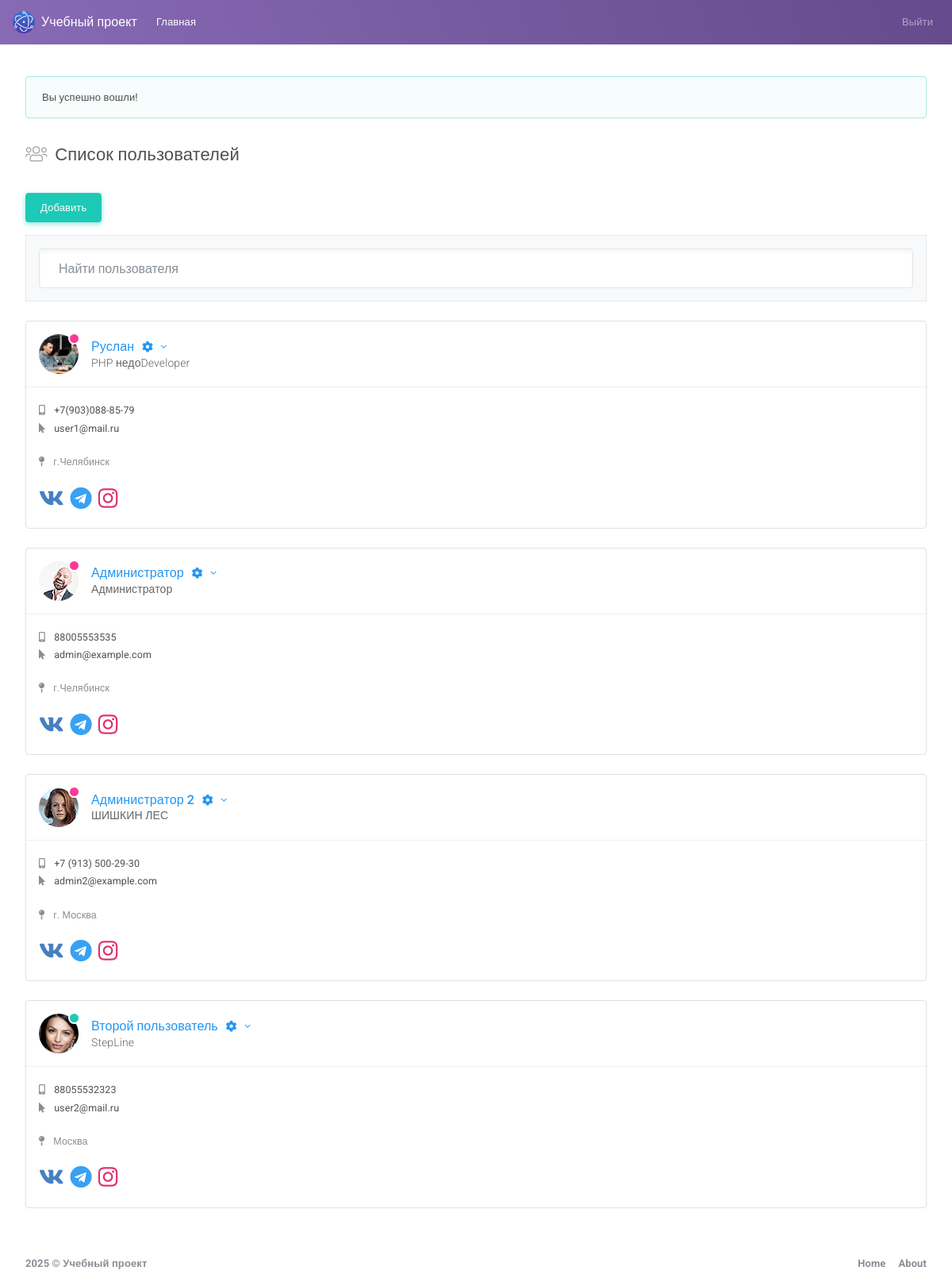
Screenshot of /users.php (signed in) with the database file from the repository.
### tables this page shows
CREATE TABLE `users` (
  `id` int(11) NOT NULL,
  `email` varchar(255) NOT NULL,
  `password` varchar(255) NOT NULL,
  `username` varchar(255) NOT NULL DEFAULT 'Новый пользователь',
  `role` varchar(255) NOT NULL DEFAULT 'user',
  `job_title` varchar(255) DEFAULT NULL,
  `status` varchar(255) DEFAULT 'danger',
  `image` varchar(255) DEFAULT NULL,
  `phone` varchar(255) DEFAULT NULL,
  `address` varchar(255) DEFAULT NULL,
  `vk` varchar(255) DEFAULT NULL,
  `telegram` varchar(255) DEFAULT NULL,
  `instagram` varchar(255) DEFAULT NULL
);

### users.php (the view, shortened to what this page needs)
<?php
require_once 'app/functions.php';
$pdo = dbConnect();
$users = get_users($pdo);
?>
<!DOCTYPE html>
<html lang="en">
<head>
    <link id="vendorsbundle" rel="stylesheet" media="screen, print" href="css/vendors.bundle.css">
    <link id="appbundle" rel="stylesheet" media="screen, print" href="css/app.bundle.css">
    <link id="myskin" rel="stylesheet" media="screen, print" href="css/skins/skin-master.css">
    <link rel="stylesheet" media="screen, print" href="css/fa-solid.css">
    <link rel="stylesheet" media="screen, print" href="css/fa-brands.css">
</head>
    <body class="mod-bg-1 mod-nav-link">
        <nav class="navbar navbar-expand-lg navbar-dark bg-primary bg-primary-gradient">
            <a class="navbar-brand d-flex align-items-center fw-500" href="users.php"><img alt="logo" class="d-inline-block align-top mr-2" src="img/logo.png"> Учебный проект</a>
            <div class="collapse navbar-collapse" id="navbarColor02">
                <ul class="navbar-nav mr-auto">
                    <li class="nav-item active">
                        <a class="nav-link" href="users.php ">Главная <span class="sr-only">(current)</span></a>
                    </li>
                </ul>
                <ul class="navbar-nav ml-auto">
                    <?php if (is_logged_in()):?>
                        <li class="nav-item">
                            <a class="nav-link" href="app/logout.php">Выйти</a>
                        </li>
                    <?php endif;?>
                </ul>
            </div>
        </nav>
        <main id="js-page-content" role="main" class="page-content mt-3">
            <?php display_flash_message('success'); ?>
            <div class="subheader">
                <h1 class="subheader-title">
                    <i class='subheader-icon fal fa-users'></i> Список пользователей
                </h1>
            </div>
            <div class="row">
                <div class="col-xl-12">
                    <?php if (is_admin(get_auth_user())):?>
                    <a class="btn btn-success" href="create_user.php">Добавить</a>
                    <?php endif; ?>
                    <div class="border-faded bg-faded p-3 mb-g d-flex mt-3">
                        <input type="text" id="js-filter-contacts" name="filter-contacts" class="form-control shadow-inset-2 form-control-lg" placeholder="Найти пользователя">
                    </div>
                </div>
            </div>
            <div class="row" id="js-contacts">
                <?php foreach ($users as $user):?>
                <div class="col-xl-4">
                    <div id="c_1" class="card border shadow-0 mb-g shadow-sm-hover" data-filter-tags="<?=$user['username']?>">
                        <div class="card-body border-faded border-top-0 border-left-0 border-right-0 rounded-top">
                            <div class="d-flex flex-row align-items-center">
                                <span class="status status-<?=$user['status']?> mr-3">
                                    <?php if ($user['image'] !== NULL): ?>
                                    <span class="rounded-circle profile-image d-block " style="background-image:url('img/demo/avatars/<?=$user['image']?>'); background-size: cover;"></span>
                                    <?php else:?>
                                     <span class="rounded-circle profile-image d-block " style="background-image:url('img/demo/avatars/avatar-m.png'); background-size: cover;"></span>
                                    <?php endif;?>
                                </span>
                                <div class="info-card-text flex-1">
                                    <a href="page_profile.php?id=<?=$user['id']?>" class="fs-xl text-truncate text-truncate-lg text-info" data-toggle="dropdown" aria-expanded="false">
                                        <?=$user['username']?>
                                        <?php if(is_admin(get_auth_user()) || is_equal($user, get_auth_user())):?>
                                        <i class="fal fas fa-cog fa-fw d-inline-block ml-1 fs-md"></i>
                                        <i class="fal fa-angle-down d-inline-block ml-1 fs-md"></i>
                                        <?php endif;?>
                                    </a>
                                    <span class="text-truncate text-truncate-xl"> <?=$user['job_title']?></span>
                                </div>
                            </div>
                        </div>
                        <div class="card-body p-0 collapse show">
                            <div class="p-3">
                                <a href="tel:+13174562564" class="mt-1 d-block fs-sm fw-400 text-dark">
                                    <i class="fas fa-mobile-alt text-muted mr-2"></i> <?=$user['phone']?></a>
                                <a href="mailto:<?=$user['email']?>" class="mt-1 d-block fs-sm fw-400 text-dark">
                                    <i class="fas fa-mouse-pointer text-muted mr-2"></i> <?=$user['email']?></a>
                                <address class="fs-sm fw-400 mt-4 text-muted">
                                    <i class="fas fa-map-pin mr-2"></i> <?=$user['address']?></address>
                                <div class="d-flex flex-row">
                                    <?php if ($user['vk'] !== NULL):?>
                                    <a href="<?=$user['vk']?>" class="mr-2 fs-xxl" style="color:#4680C2">
                                        <i class="fab fa-vk"></i>
                                    </a>
                                    <?php endif;?>
                                    <?php if ($user['telegram'] !== NULL):?>
                                    <a href="<?=$user['telegram']?>" class="mr-2 fs-xxl" style="color:#38A1F3">
                                        <i class="fab fa-telegram"></i>
                                    </a>
                                    <?php endif;?>
                                    <?php if ($user['instagram'] !== NULL):?>
                                    <a href="<?=$user['instagram']?>" class="mr-2 fs-xxl" style="color:#E1306C">
                                        <i class="fab fa-instagram"></i>
                                    </a>
                                    <?php endif;?>
                                </div>
                            </div>
                        </div>
                    </div>
                </div>
                <?php endforeach; ?>
            </div>
        </main>
        <footer class="page-footer" role="contentinfo">
            <div class="d-flex align-items-center flex-1 text-muted">
                <span class="hidden-md-down fw-700">2025 © Учебный проект</span>
            </div>
            <div>
                <ul class="list-table m-0">
                    <li><a href="intel_introduction.html" class="text-secondary fw-700">Home</a></li>
                    <li class="pl-3"><a href="info_app_licensing.html" class="text-secondary fw-700">About</a></li>
                </ul>
            </div>
        </footer>
    </body>
</html>

### app/functions.php (shortened to what this page needs)
<?php
function is_logged_in(){
    if(isset($_SESSION["user_id"])){
        return true;
    }
    return false;
}
function get_users($pdo) {
$sql = "SELECT * FROM `users`";
$stmt = $pdo->prepare($sql);
$stmt->execute();
$users = $stmt->fetchAll(PDO::FETCH_ASSOC);
return $users;
}
function get_auth_user(){
    if(is_logged_in()){
        return $_SESSION["user_id"];
    } else
        return false;
}
function is_admin($user) {
    if (is_logged_in()) {
        if($user["role"] === "admin") {
            return true;
        }
        return false;
    }
}
function display_flash_message($type)
{
    if (isset($_SESSION[$type])) {
        echo "<div class=\"alert alert-{$type} text-dark\" role=\"alert\">{$_SESSION[$type]}</div>";
    }
}

### css/fa-solid.css (style rules this page uses)
.fa,.fas { font-family:'Font Awesome 5 Pro';font-weight:900 }

### css/fa-brands.css (style rules this page uses)
.fab { font-family:'Font Awesome 5 Brands';font-weight:400 }

### rows the page displays
users: image (picture), username "Руслан", job_title "PHP недоDeveloper", phone "+7(903)088-85-79", email "user1@mail.ru", address "г.Челябинск"
users: image (picture), username "Администратор", job_title "Администратор", phone "88005553535", email "admin@example.com", address "г.Челябинск"
users: image (picture), username "Администратор 2", job_title "ШИШКИН ЛЕС", phone "+7 (913) 500-29-30", email "admin2@example.com", address "г. Москва"
users: image (picture), username "Второй пользователь", job_title "StepLine", phone "88055532323", email "user2@mail.ru", address "Москва"

### other values shown
$_SESSION[$type] "Вы успешно вошли!"
